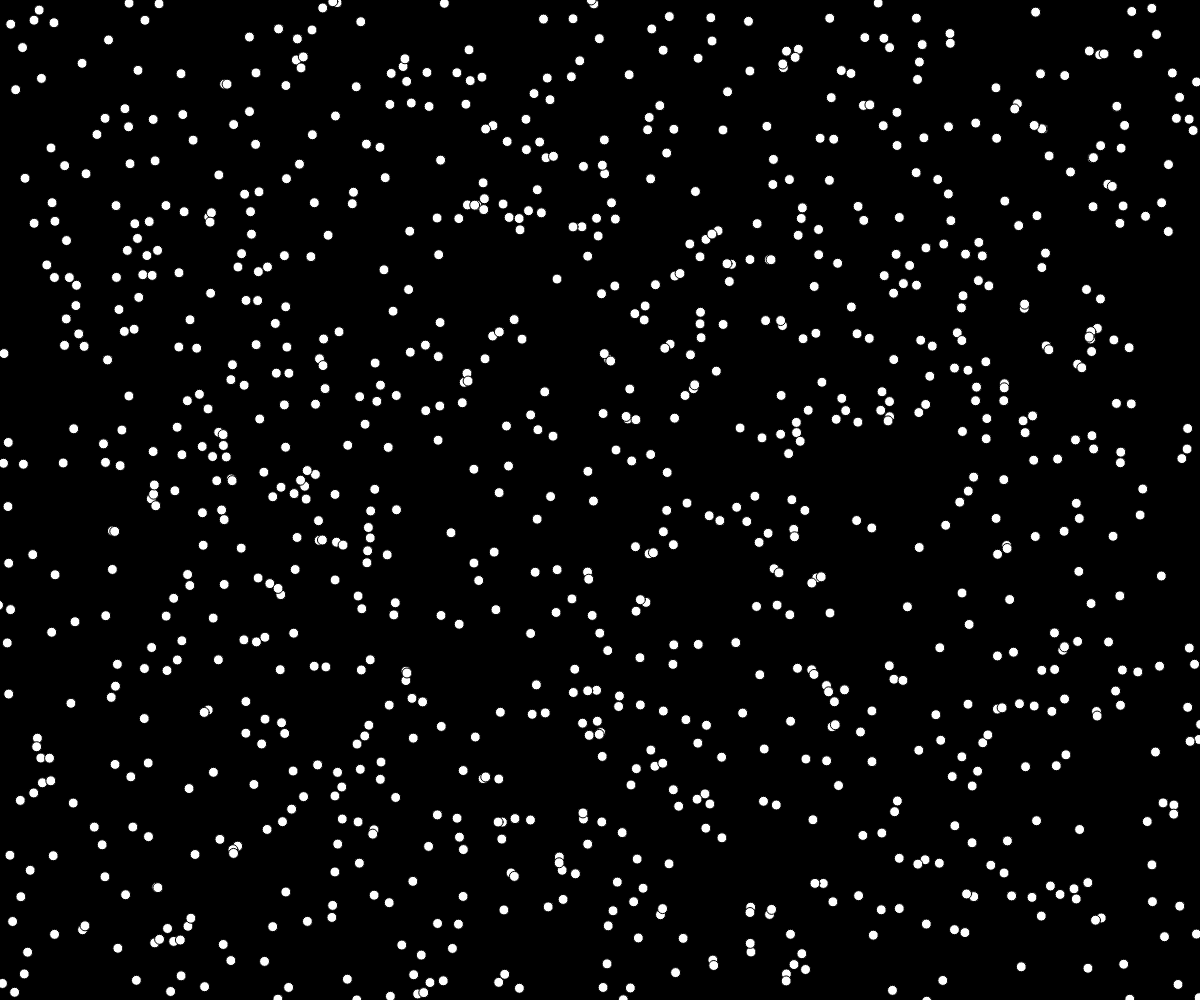
Frame 1 (no input)
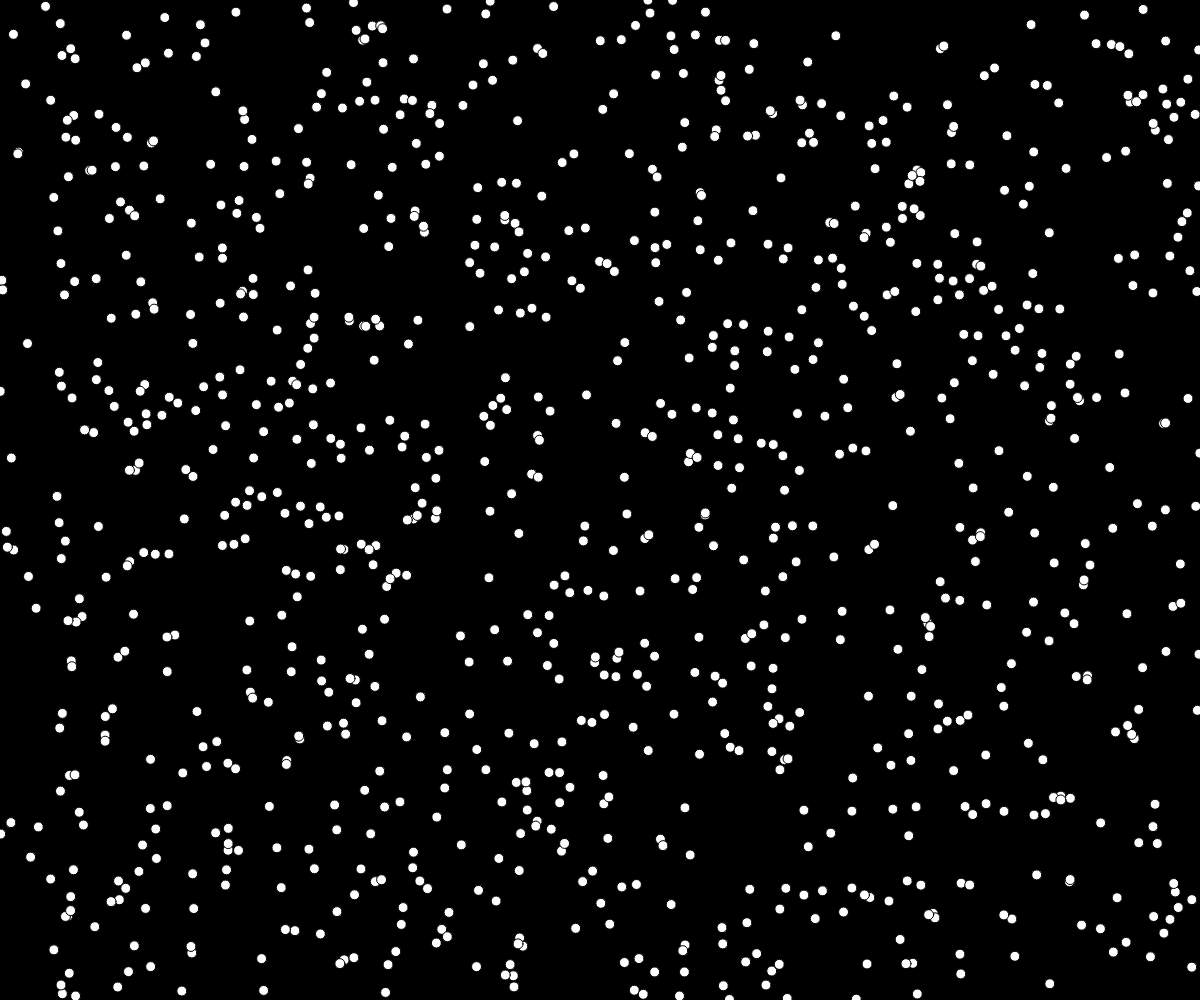
Frame 60 (no input)
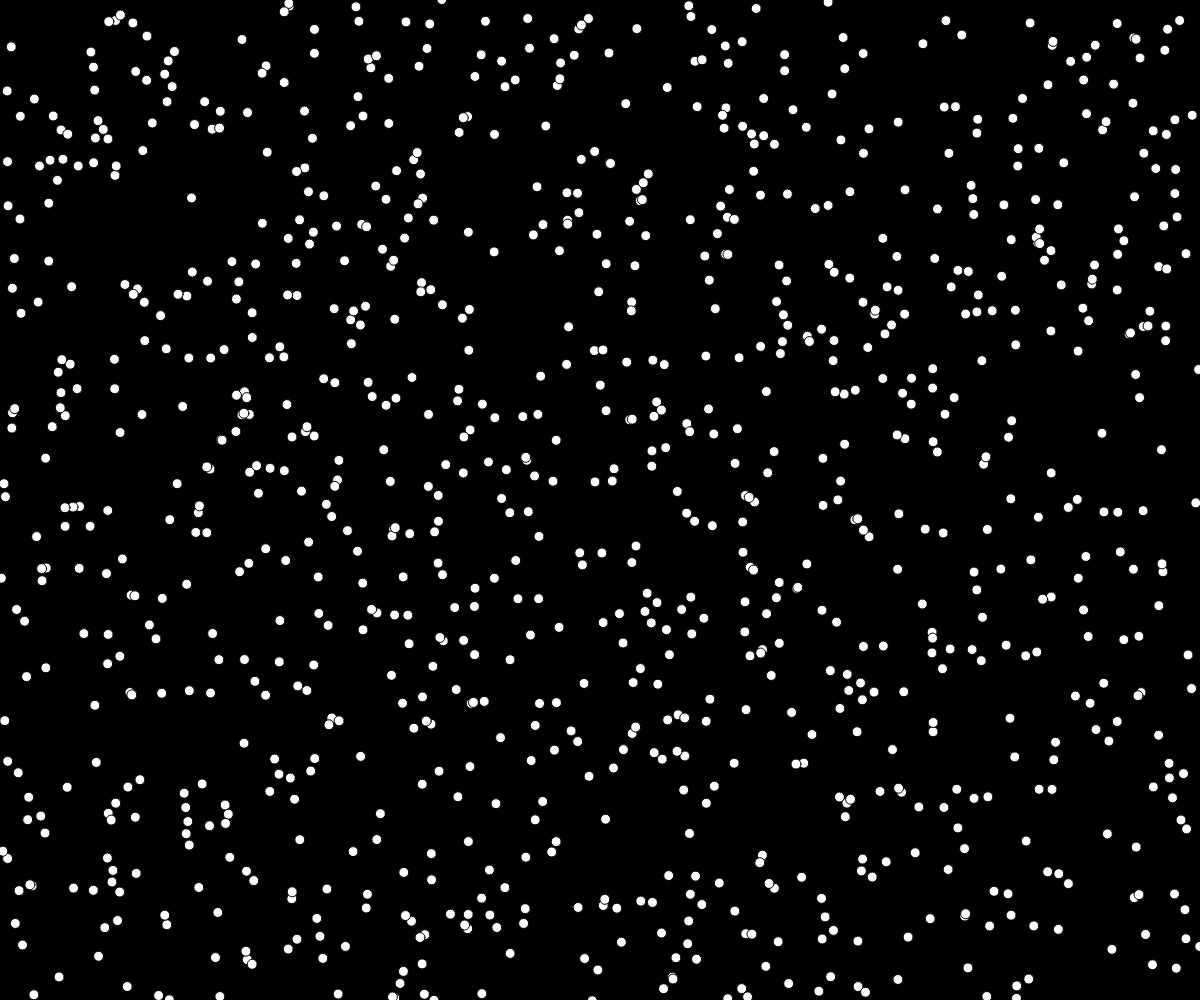
Frame 120 (the mouse pressed at the canvas centre since frame 60)

The p5.js sketch that drew these frames (run headless with seeded random() and noise() and a simulated clock; from frame 60 on, the mouse is pressed at the canvas centre):

// p5.js sketch
// ── sketch.js
// Project Title
// Your Name
// Date
//https://www.youtube.com/watch?v=XlsPymxB8uA&t=670s


let movers = [];


function setup() {
  createCanvas(windowWidth, windowHeight);
  for (let i = 0; i < 1000; i++) {
    movers.push(new Mover(random(width), random(height)));
  }
}

function draw() {
  background(0);
  for (let i = 0; i < movers.length; i++) {
    movers[i].move();
    movers[i].display();
  }
}
function mouseClicked() {
  movers.push(new Mover(mouseX, mouseY));
}


class Mover {

  constructor(x, y) {

    this.x = x;
    this.y = y;
    this.xSpeed = random(-2, 2);
    this.ySpeed = random(-2, 2);
  }


  //class functions
  display() {
    fill(255);
    ellipse(this.x, this.y, 10, 10);
  }

  move() {
    this.x += this.xSpeed;
    this.y += this.ySpeed;
    if (this.x < 0 || this.x > width) {
      this.xSpeed *= -1;
    }
    if (this.y < 0 || this.y > height) {
      this.ySpeed *= -1;
    }
  }
}
